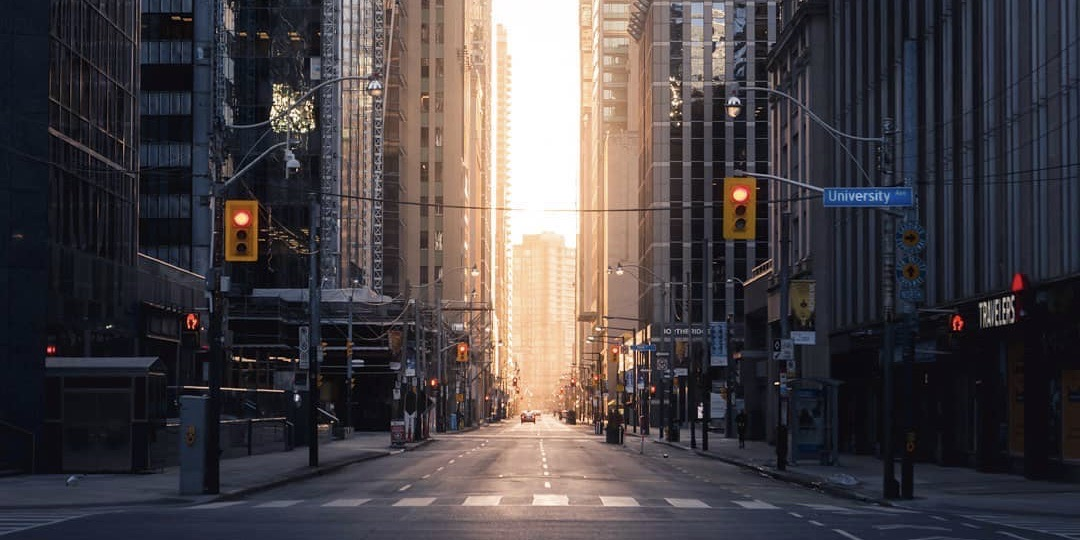
#> input picture trafficlight.jpeg, 1080 x 540 px
$ python -i image_tools2.py   (imports and definitions only)
#> lines starting #> are read from the running program, lines starting #| are printed output that depends on the picture; after the words box and inside, x2 and y2 are one past the last pixel; in counts of white or black regions, pixels touching at a corner belong together
#> further down, picture is the input picture: shape (540, 1080, 3); mean B, G, R 69.7, 66.7, 72.5

import numpy as np
import cv2

MIN_AREA = 10000

def empty(a):
    pass

# [4 lines not run here, left out]

def stack_images(scale, img_array):
    rows = len(img_array)
    col = len(img_array[0])
    rows_available = isinstance(img_array[0], list)
    width = img_array[0][0].shape[1]
    height = img_array[0][0].shape[0]
    if rows_available:
        for x in range(0, rows):
            for y in range(0, col):
                if img_array[x][y].shape[:2] == img_array[0][0].shape[:2]:
                    img_array[x][y] = cv2.resize(img_array[x][y], (0, 0), None, scale, scale)
                else:
                    img_array[x][y] = cv2.resize(img_array[x][y], (img_array[0][0].shape[1], img_array[0][0].shape[0]), None, scale, scale)
                if len(img_array[x][y].shape) == 2:
                    img_array[x][y] = cv2.cvtColor(img_array[x][y], cv2.COLOR_GRAY2BGR)
        image_blank = np.zeros((height, width, 3), np.uint8)
        hor = [image_blank]*rows

        for x in range(0, rows):
            hor[x] = np.hstack(img_array[x])
        ver = np.vstack(hor)
    else:
        for x in range(0, rows):
            if img_array[x].shape[:2] == img_array[0].shape[:2]:
                img_array[x] = cv2.resize(img_array[x], (0, 0), None, scale, scale)
            else:
                img_array[x] = cv2.resize(img_array[x], (img_array[0].shape[1], img_array[0].shape[0]), None, scale, scale)
            if len(img_array[x].shape) == 2:
                img_array[x] = cv2.cvtColor(img_array[x], cv2.COLOR_GRAY2BGR)
        ver = np.hstack(img_array)

    return ver

def get_contours(img, img_contour):
    contours, hierarchy = cv2.findContours(img, cv2.RETR_TREE, cv2.CHAIN_APPROX_SIMPLE)

    for cnt in contours:
        area = cv2.contourArea(cnt)
        if area > MIN_AREA:
            cv2.drawContours(img_contour, [cnt], 0, (255, 0, 255), 2)
            peri = cv2.arcLength(cnt, True)
            approx = cv2.approxPolyDP(cnt, 0.02 * peri, True)
            x, y, w, h = cv2.boundingRect(approx)
            cv2.rectangle(img_contour, (x, y), (x+w, y+h), (0, 255, 0), 1)

            cv2.putText(img_contour, "Points: " + str(len(approx)), (x + w + 20, y + 20), cv2.FONT_HERSHEY_COMPLEX, 0.7, (0, 255, 0), 2)
            cv2.putText(img_contour, "Area: " + str(int(area)), (x + w + 20, y + 45), cv2.FONT_HERSHEY_COMPLEX, 0.7, (0, 255, 0), 2)


def get_bbox(img):
    img_contour = img.copy()

    img_blurred = cv2.GaussianBlur(img, (7,7), 1)
    img_gray = cv2.cvtColor(img_blurred, cv2.COLOR_BGR2GRAY)
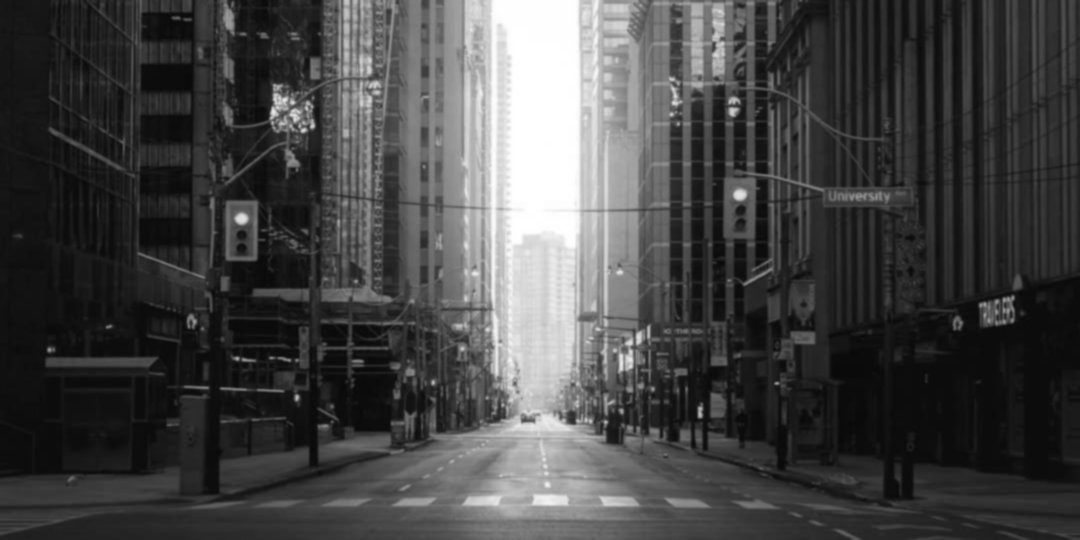
#> img_gray: shape (540, 1080); min 9, max 255, mean 68.8

    threshold1 = cv2.getTrackbarPos("Threshold1", "Parameters")
    threshold2 = cv2.getTrackbarPos("Threshold2", "Parameters")

    img_canny = cv2.Canny(img_gray, threshold1, threshold2)
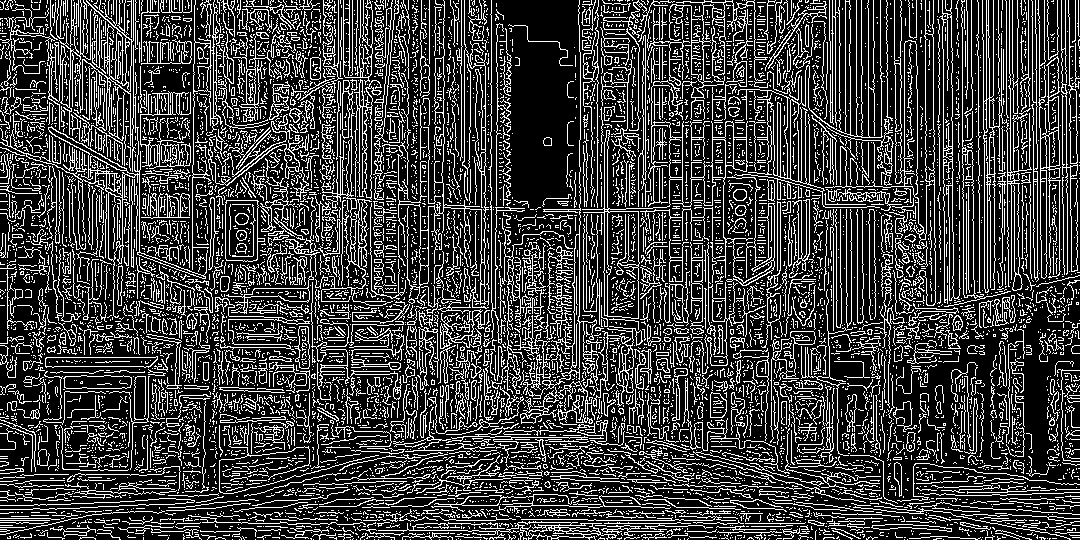
#> img_canny: shape (540, 1080); 24.5% white in thin lines or dots

    kernel = np.ones((5, 5))
    img_dil = cv2.dilate(img_canny, kernel, iterations=1)
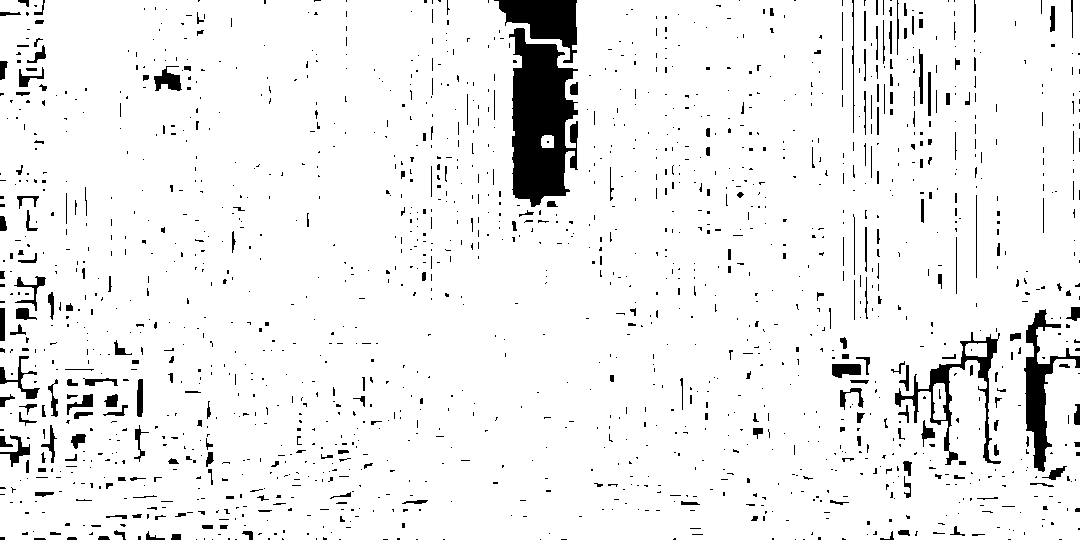
#> img_dil: shape (540, 1080); 93.8% white; 1621 black regions (1374 under 20 px)

    get_contours(img_dil, img_contour)
#> in get_contours, `contours, hierarchy = cv2.findContours(img, cv2.RETR_TREE, cv2.CHAIN_A..`: contours = 1553 contours, 1196 with area under 20; largest, box (x1, y1, x2, y2) and area: (0, 0, 1080, 540) 572451, (508, 27, 579, 208) 8865, (894, 331, 1002, 465) 3247, (153, 65, 183, 92) 451, (933, 383, 946, 420) 383
#> the loop in get_contours, `for cnt in contours:` made 1553 passes
#> (area, peri, x, y, w, h) on pass 1: (572451, 5514.1, 0, 0, 1080, 540)
#> area on passes 2, 4, 11, 15, 16, 21: 32.5, 22, 28.5, 40.5, 21.5, 70
#> after the loop in get_contours, `for cnt in contours:`:
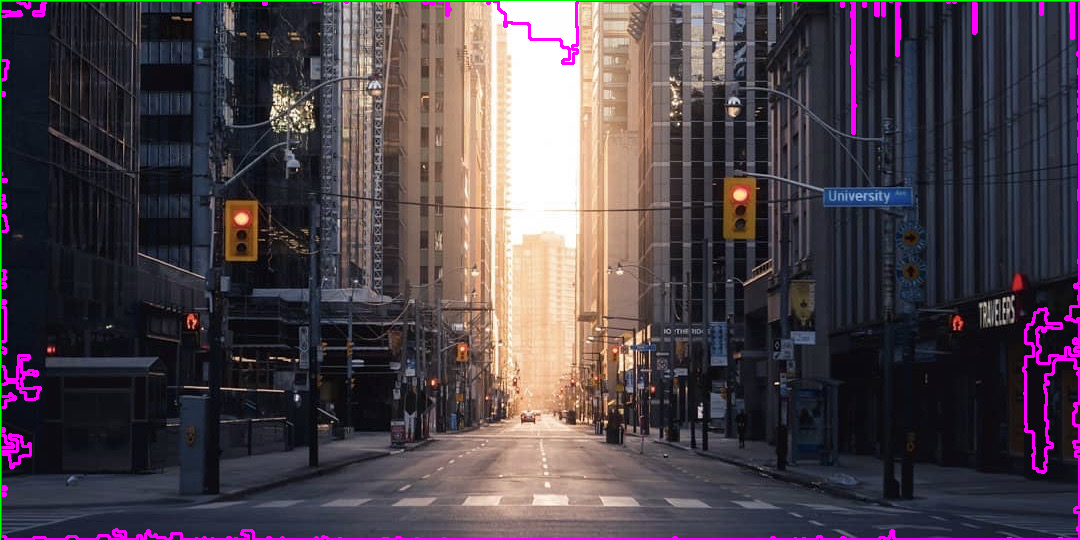
#> img_contour: shape (540, 1080, 3); 2.37% of pixels changed, all inside (x1, y1, x2, y2) = (0, 0, 1080, 540)

    # print(img.shape, img_dil.shape, img_contour.shape)

    img_stack = stack_images(1, ([img, img_dil],[img_contour, img_contour]))
#> after the loop in stack_images, `for x in range(0, rows):`: hor = 2 items
#> in stack_images, `ver = np.vstack(hor)`:
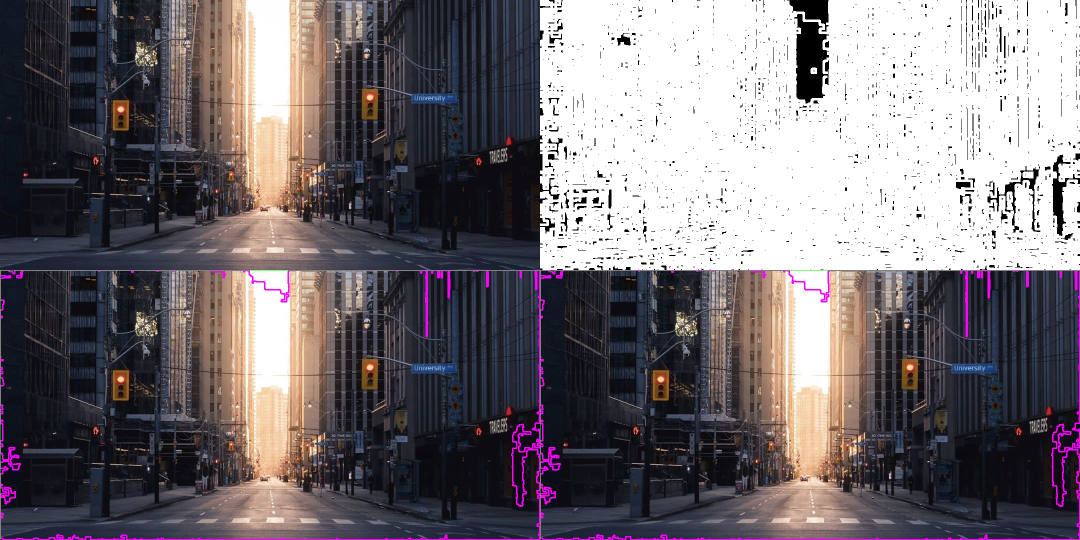
#> ver: shape (1080, 2160, 3) (shown at 1/2 size); mean of channels 0, 1, 2 114, 109.6, 116.2; drawn as B, G, R

    return img_stack

>>> import cv2
>>> picture = cv2.imread('trafficlight.jpeg')
>>> result = get_bbox(picture)
